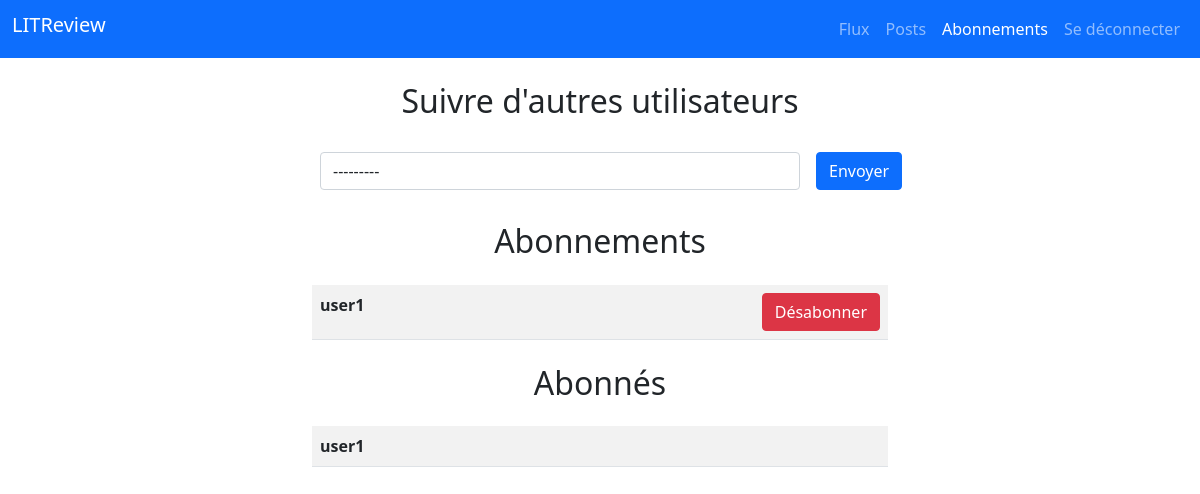
The app's page /following/ (signed in), older data.
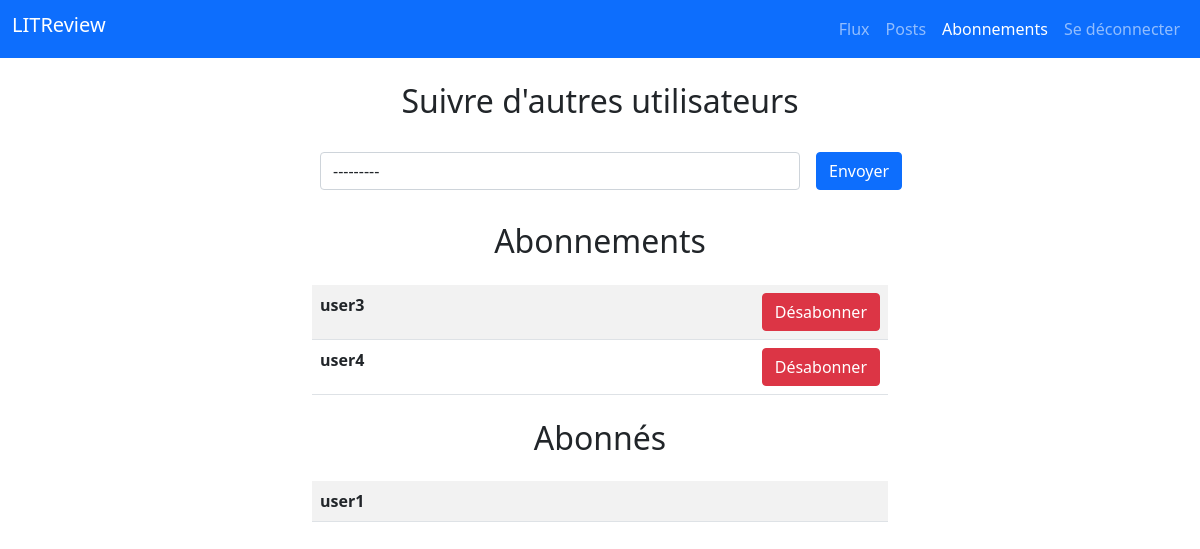
The same page, newer data.
### review/models.py (models this page shows)
class UserFollows(models.Model):
    user = models.ForeignKey(to=settings.AUTH_USER_MODEL,
                             on_delete=models.CASCADE,
                             related_name='following')
    followed_user = models.ForeignKey(to=settings.AUTH_USER_MODEL,
                                      on_delete=models.CASCADE,
                                      related_name='followed_by')
    class Meta:
        unique_together = ('user', 'followed_user', )

### authentication/models.py (models this page shows)
class User(AbstractUser):
    pass

### review/views.py (the view, shortened to what this page needs)
# urls.py: path('following/', review.views.following, name='following'),
@login_required
def following(request):
    form = forms.UserFollowsForm()
    followed_users = models.UserFollows.objects.filter(user=request.user)
    following_users = models.UserFollows.objects.filter(followed_user=request.user)
    context = {
        'form': form,
        'followed_users': followed_users,
        'following_users': following_users,
        'navbar': 'following',
    }
    return render(request, 'review/following.html',
                  context=context)

### review/forms.py
class UserFollowsForm(forms.ModelForm):
    class Meta:
        model = models.UserFollows
        fields = ['followed_user']

### review/templates/review/following.html (shortened to what this page needs)
{% extends 'base.html' %}
{% load widget_tweaks %}
{% block content %}
    <h2 class="text-center m-4">Suivre d'autres utilisateurs</h2>
    <form method="post" enctype="multipart/form-data">
        <div class="d-flex">
        {% for field in form.visible_fields %}
            <div class="form-group col-10 m-2">
                {{ field|add_class:'form-control' }}
            </div>
        {% endfor %}
        <button type="submit" class="btn btn-primary m-2">Envoyer</button>
        </div>
    </form>
    <h2 class="text-center m-4">Abonnements</h2>
    <table class="table table-striped table-hover">
        {% for user_follows in followed_users %}
            <tr>
                <th class="col-10">{{ user_follows.followed_user.username }}</th>
                <th><a href="{% url 'unfollow' user_follows.id %}" class="btn btn-danger">Désabonner</a></th>
            </tr>
        {% endfor %}
    </table>
    <h2 class="text-center m-4">Abonnés</h2>
    <table class="table table-striped table-hover">
        {% for user_follows in following_users %}
            <tr>
                <th>{{ user_follows.user.username }}</th>
            </tr>
        {% endfor %}
    </table>
{% endblock %}

### templates/base.html (shortened to what this page needs)
<!DOCTYPE html>
<html lang="fr">
{% load static %}
<head>
    <link href="https://cdn.jsdelivr.net/npm/bootstrap@5.0.2/dist/css/bootstrap.min.css" rel="stylesheet"
>
</head>
<body>
    <header>
        <nav class="navbar navbar-expand-lg navbar-dark bg-primary mb-2">
            <div class="container-fluid">
            <h1 class="navbar-brand">LITReview</h1>
            {% if user.is_authenticated %}
            <ul class="navbar-nav">
                <li class="nav-item">
                    <a href="{% url 'home' %}" class="nav-link {% if navbar == 'home' %}active{% endif %}">Flux</a>
                </li>
                <li class="nav-item">
                    <a href="{% url 'user-posts' %}" class="nav-link {% if navbar == 'posts' %}active{% endif %}">Posts</a>
                </li>
                <li class="nav-item">
                    <a href="{% url 'following' %}" class="nav-link {% if navbar == 'following' %}active{% endif %}">Abonnements</a>
                </li>
                <li class="nav-item"><a href="{% url 'logout' %}" class="nav-link">Se déconnecter</a></li>
            </ul>
            {% endif %}
            </div>
        </nav>
    </header>
    <div class="container w-50">{% block content %}{% endblock content %}</div>
</body>
</html>

Row changes from the older to the newer data that the page shows:
removed UserFollows: followed_user.username "user1", shown under "Abonnements"
added UserFollows: followed_user.username "user3", shown under "Abonnements"
added UserFollows: followed_user.username "user4", shown under "Abonnements"
